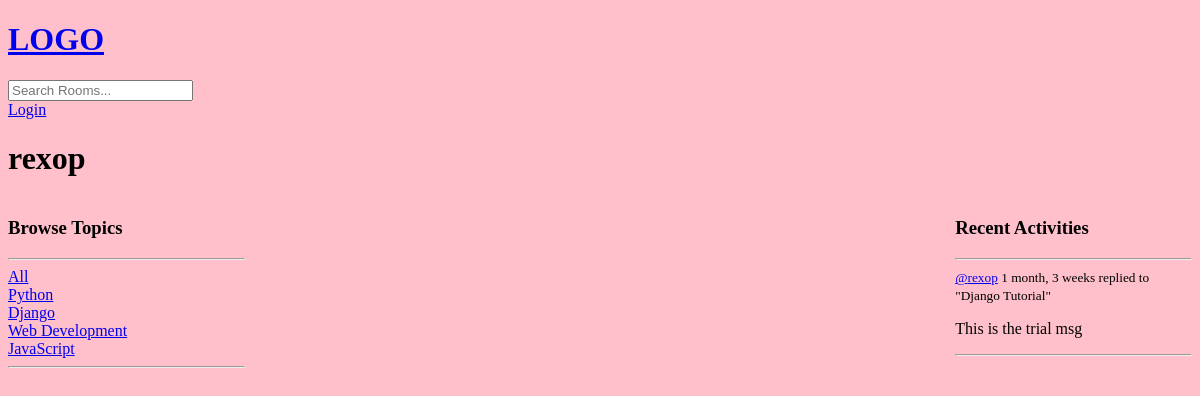
Before: /profile/3/ with the older database file.
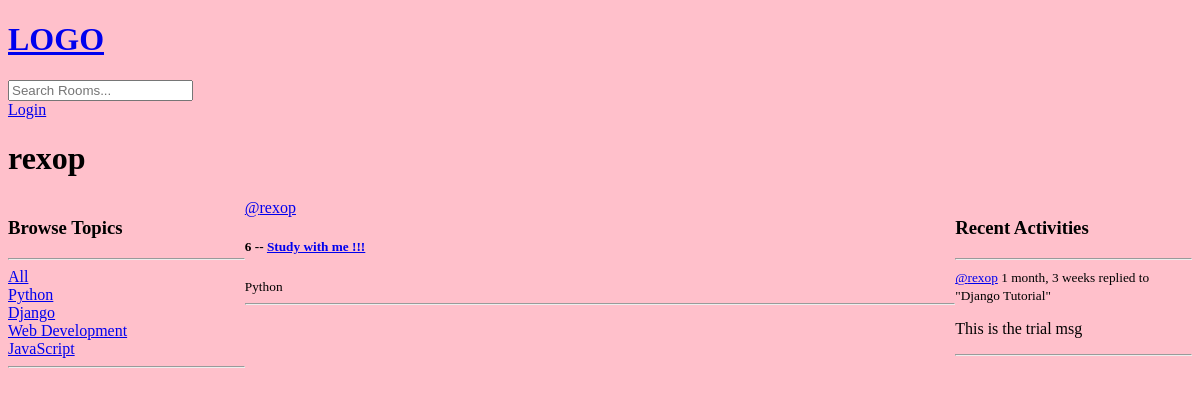
After: the same page with the newer database file.
### base/models.py (models this page shows, shortened)
class Topic(models.Model):
    name = models.CharField(max_length=200)

class Message(models.Model):
    user = models.ForeignKey(User, on_delete=models.CASCADE)
    room = models.ForeignKey(Room, on_delete=models.CASCADE)
    body = models.TextField()
    updated = models.DateTimeField(auto_now=True)
    created = models.DateTimeField(auto_now_add=True)
    class Meta:
        ordering = ['-updated', '-created']

class Room(models.Model):
    host = models.ForeignKey(User, on_delete=models.SET_NULL, null=True)
    topic = models.ForeignKey(Topic, on_delete= models.SET_NULL, null=True)
    name = models.CharField(max_length=200)
    description = models.TextField(null=True, blank=True)
    participants = models.ManyToManyField(User, related_name='participants', blank=True)
    updated = models.DateTimeField(auto_now=True)
    created = models.DateTimeField(auto_now_add=True)
    class Meta:
        ordering = ['-updated', '-created']
    def __str__(self):
        return self.name

### base/views.py (the view)
# urls.py: path('profile/<str:pk>/', views.userProfile, name="userProfile"),
def userProfile(request, pk):
    user = User.objects.get(id=pk)
    rooms = user.room_set.all()
    room_messages = user.message_set.all()
    topics = Topic.objects.all()
    context = {'user' : user, 'rooms' : rooms, 'room_messages' : room_messages, 'topics' : topics }
    return render(request, 'base/profile.html', context)

### base/templates/base/profile.html (shortened to what this page needs)
{% extends 'main.html' %}
{% block content %}
<h1>{{user.username}}</h1>
<div class='profile-container'>
    <div>
        {% include 'base/topics_component.html' %}
    </div>
    <div>
        {% include 'base/feed_component.html' %}
    </div>
    <div>
        {% include 'base/activity_component.html' %}
    </div>
</div>
{% endblock content %}

### base/templates/base/topics_component.html
<h3>Browse Topics</h3>
        <hr>
        <div>
            <a href="{% url 'home' %}">All</a>
        </div>
        {% for topic in topics %}
        <div>
            <a href="{% url 'home' %}?q={{topic.name}}">{{topic.name}}</a>
        </div>
        {% endfor %}
        <hr>

### base/templates/base/feed_component.html (shortened to what this page needs)
{% for room in rooms %}
        <div>
            <a href="{% url 'userProfile' room.host.id %}"><span>@{{ room.host.username }}</span></a>
        </div>
        <div class="room-card">
            <h5>{{ room.id }} --
                <a href="{% url 'room' room.id %}">{{ room.name }}</a>
            </h5>
            <small>{{ room.topic.name }}</small>
            <hr>
        </div>
        {% endfor %}

### base/templates/base/activity_component.html (shortened to what this page needs)
<h3>Recent Activities</h3>
<hr>
{% for message in room_messages %}
<div>
    <small>
        <a href="{% url 'userProfile' message.user.id %}">@{{ message.user }}</a>
        {{ message.created|timesince }}
    </small>
    <small>replied to "{{ message.room }}"</small>
    <p>{{ message.body }}</p>
    <hr>
</div>
{% endfor %}

Changed rows visible on the page:
added Room: host.username "rexop", id "6", name "Study with me !!!", topic.name "Python"
